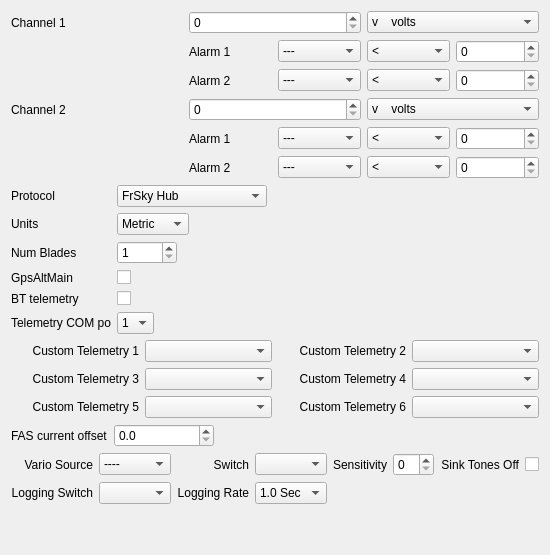
     <widget class="QWidget" name="tab">
      <attribute name="title">
       <string>FrSky</string>
      </attribute>
      <layout class="QVBoxLayout" name="verticalLayout">
       <item>
        <layout class="QGridLayout" name="gridLayout_22">
         <item row="0" column="0">
          <widget class="QLabel" name="label_104">
           <property name="text">
            <string>Channel 1</string>
           </property>
          </widget>
         </item>
         <item row="0" column="2">
          <widget class="QComboBox" name="frsky_type_0">
           <item>
            <property name="text">
             <string>v    volts</string>
            </property>
           </item>
           <item>
            <property name="text">
             <string>---  raw</string>
            </property>
           </item>
           <item>
            <property name="text">
             <string>V    volts x 2</string>
            </property>
           </item>
           <item>
            <property name="text">
             <string>A    Amps</string>
            </property>
           </item>
          </widget>
         </item>
         <item row="1" column="1" colspan="2">
          <layout class="QGridLayout" name="gridLayout_21">
           <item row="0" column="0">
            <widget class="QLabel" name="label_105">
             <property name="text">
              <string>Alarm 1</string>
             </property>
            </widget>
           </item>
           <item row="0" column="1">
            <widget class="QComboBox" name="frsky_level_0_0">
             <item>
              <property name="text">
               <string>---</string>
              </property>
             </item>
             <item>
              <property name="text">
               <string>Yellow</string>
              </property>
             </item>
             <item>
              <property name="text">
               <string>Orange</string>
              </property>
             </item>
             <item>
              <property name="text">
               <string>Red</string>
              </property>
             </item>
            </widget>
           </item>
           <item row="0" column="2">
            <widget class="QComboBox" name="frsky_gr_0_0">
             <item>
              <property name="text">
               <string>&lt;</string>
              </property>
             </item>
             <item>
              <property name="text">
               <string>&gt;</string>
              </property>
             </item>
            </widget>
           </item>
           <item row="1" column="0">
            <widget class="QLabel" name="label_109">
             <property name="text">
              <string>Alarm 2</string>
             </property>
            </widget>
           </item>
           <item row="1" column="1">
            <widget class="QComboBox" name="frsky_level_0_1">
             <item>
              <property name="text">
               <string>---</string>
              </property>
             </item>
             <item>
              <property name="text">
               <string>Yellow</string>
              </property>
             </item>
             <item>
              <property name="text">
               <string>Orange</string>
              </property>
             </item>
             <item>
              <property name="text">
               <string>Red</string>
              </property>
             </item>
            </widget>
           </item>
           <item row="1" column="2">
            <widget class="QComboBox" name="frsky_gr_0_1">
             <item>
              <property name="text">
               <string>&lt;</string>
              </property>
             </item>
             <item>
              <property name="text">
               <string>&gt;</string>
              </property>
             </item>
            </widget>
           </item>
           <item row="1" column="3">
            <widget class="QSpinBox" name="frsky_val_0_1">
             <property name="maximum">
              <number>255</number>
             </property>
            </widget>
           </item>
           <item row="0" column="3">
            <widget class="QSpinBox" name="frsky_val_0_0">
             <property name="maximum">
              <number>255</number>
             </property>
            </widget>
           </item>
          </layout>
         </item>
         <item row="0" column="1">
          <widget class="QSpinBox" name="frsky_ratio_0">
           <property name="maximum">
            <number>255</number>
           </property>
          </widget>
         </item>
        </layout>
       </item>
       <item>
        <layout class="QGridLayout" name="gridLayout_23">
         <item row="0" column="0">
          <widget class="QLabel" name="label_110">
           <property name="text">
            <string>Channel 2</string>
           </property>
          </widget>
         </item>
         <item row="0" column="2">
          <widget class="QComboBox" name="frsky_type_1">
           <item>
            <property name="text">
             <string>v    volts</string>
            </property>
           </item>
           <item>
            <property name="text">
             <string>---   raw</string>
            </property>
           </item>
           <item>
            <property name="text">
             <string>V     volts x 2</string>
            </property>
           </item>
           <item>
            <property name="text">
             <string>A     Amps</string>
            </property>
           </item>
          </widget>
         </item>
         <item row="1" column="1" colspan="2">
          <layout class="QGridLayout" name="gridLayout_24">
           <item row="0" column="0">
            <widget class="QLabel" name="label_111">
             <property name="text">
              <string>Alarm 1</string>
             </property>
            </widget>
           </item>
           <item row="0" column="1">
            <widget class="QComboBox" name="frsky_level_1_0">
             <item>
              <property name="text">
               <string>---</string>
              </property>
             </item>
             <item>
              <property name="text">
               <string>Yellow</string>
              </property>
             </item>
             <item>
              <property name="text">
               <string>Orange</string>
              </property>
             </item>
             <item>
              <property name="text">
               <string>Red</string>
              </property>
             </item>
            </widget>
           </item>
           <item row="0" column="2">
            <widget class="QComboBox" name="frsky_gr_1_0">
             <item>
              <property name="text">
               <string>&lt;</string>
              </property>
             </item>
             <item>
              <property name="text">
               <string>&gt;</string>
              </property>
             </item>
            </widget>
           </item>
           <item row="1" column="0">
            <widget class="QLabel" name="label_112">
             <property name="text">
              <string>Alarm 2</string>
             </property>
            </widget>
           </item>
           <item row="1" column="1">
            <widget class="QComboBox" name="frsky_level_1_1">
             <item>
              <property name="text">
               <string>---</string>
              </property>
             </item>
             <item>
              <property name="text">
               <string>Yellow</string>
              </property>
             </item>
             <item>
              <property name="text">
               <string>Orange</string>
              </property>
             </item>
             <item>
              <property name="text">
               <string>Red</string>
              </property>
             </item>
            </widget>
           </item>
           <item row="1" column="2">
            <widget class="QComboBox" name="frsky_gr_1_1">
             <item>
              <property name="text">
               <string>&lt;</string>
              </property>
             </item>
             <item>
              <property name="text">
               <string>&gt;</string>
              </property>
             </item>
            </widget>
           </item>
           <item row="1" column="3">
            <widget class="QSpinBox" name="frsky_val_1_1">
             <property name="maximum">
              <number>255</number>
             </property>
            </widget>
           </item>
           <item row="0" column="3">
            <widget class="QSpinBox" name="frsky_val_1_0">
             <property name="maximum">
              <number>255</number>
             </property>
            </widget>
           </item>
          </layout>
         </item>
         <item row="0" column="1">
          <widget class="QSpinBox" name="frsky_ratio_1">
           <property name="maximum">
            <number>255</number>
           </property>
          </widget>
         </item>
        </layout>
       </item>
       <item>
        <layout class="QFormLayout" name="formLayout_3">
         <property name="sizeConstraint">
          <enum>QLayout::SetDefaultConstraint</enum>
         </property>
         <property name="fieldGrowthPolicy">
          <enum>QFormLayout::FieldsStayAtSizeHint</enum>
         </property>
         <property name="verticalSpacing">
          <number>6</number>
         </property>
         <item row="0" column="0">
          <widget class="QLabel" name="label_122">
           <property name="maximumSize">
            <size>
             <width>100</width>
             <height>16777215</height>
            </size>
           </property>
           <property name="text">
            <string>Protocol</string>
           </property>
          </widget>
         </item>
         <item row="0" column="1">
          <widget class="QComboBox" name="HubComboBox">
           <property name="maximumSize">
            <size>
             <width>150</width>
             <height>16777215</height>
            </size>
           </property>
           <property name="maxVisibleItems">
            <number>2</number>
           </property>
           <item>
            <property name="text">
             <string>FrSky Hub</string>
            </property>
           </item>
           <item>
            <property name="text">
             <string>WingShadow How High</string>
            </property>
           </item>
          </widget>
         </item>
         <item row="1" column="0">
          <widget class="QLabel" name="label_123">
           <property name="maximumSize">
            <size>
             <width>100</width>
             <height>16777215</height>
            </size>
           </property>
           <property name="text">
            <string>Units</string>
           </property>
          </widget>
         </item>
         <item row="1" column="1">
          <widget class="QComboBox" name="UnitsComboBox">
           <property name="maximumSize">
            <size>
             <width>150</width>
             <height>16777215</height>
            </size>
           </property>
           <property name="maxVisibleItems">
            <number>2</number>
           </property>
           <item>
            <property name="text">
             <string>Metric</string>
            </property>
           </item>
           <item>
            <property name="text">
             <string>Imperial</string>
            </property>
           </item>
          </widget>
         </item>
         <item row="2" column="0">
          <widget class="QLabel" name="label_124">
           <property name="maximumSize">
            <size>
             <width>100</width>
             <height>16777215</height>
            </size>
           </property>
           <property name="text">
            <string>Num Blades</string>
           </property>
          </widget>
         </item>
         <item row="2" column="1">
          <widget class="QSpinBox" name="BladesSpinBox">
           <property name="minimumSize">
            <size>
             <width>60</width>
             <height>0</height>
            </size>
           </property>
           <property name="maximumSize">
            <size>
             <width>150</width>
             <height>16777215</height>
            </size>
           </property>
           <property name="minimum">
            <number>1</number>
           </property>
           <property name="maximum">
            <number>150</number>
           </property>
          </widget>
         </item>
         <item row="4" column="0">
          <widget class="QLabel" name="label_125">
           <property name="maximumSize">
            <size>
             <width>100</width>
             <height>16777215</height>
            </size>
           </property>
           <property name="text">
            <string>GpsAltMain</string>
           </property>
          </widget>
         </item>
         <item row="4" column="1">
          <widget class="QCheckBox" name="GpsAltMain">
           <property name="maximumSize">
            <size>
             <width>50</width>
             <height>16777215</height>
            </size>
           </property>
           <property name="layoutDirection">
            <enum>Qt::LeftToRight</enum>
           </property>
           <property name="text">
            <string/>
           </property>
          </widget>
         </item>
         <item row="5" column="0">
          <widget class="QLabel" name="label_168">
           <property name="maximumSize">
            <size>
             <width>100</width>
             <height>16777215</height>
            </size>
           </property>
           <property name="text">
            <string>BT telemetry</string>
           </property>
          </widget>
         </item>
         <item row="5" column="1">
          <widget class="QCheckBox" name="BT_telemetry">
           <property name="maximumSize">
            <size>
             <width>50</width>
             <height>16777215</height>
            </size>
           </property>
           <property name="layoutDirection">
            <enum>Qt::LeftToRight</enum>
           </property>
           <property name="text">
            <string/>
           </property>
          </widget>
         </item>
         <item row="6" column="0">
          <widget class="QLabel" name="label_167">
           <property name="maximumSize">
            <size>
             <width>100</width>
             <height>16777215</height>
            </size>
           </property>
           <property name="text">
            <string>Telemetry COM port</string>
           </property>
          </widget>
         </item>
         <item row="6" column="1">
          <widget class="QComboBox" name="COMportCB">
           <property name="maximumSize">
            <size>
             <width>150</width>
             <height>16777215</height>
            </size>
           </property>
           <property name="maxVisibleItems">
            <number>2</number>
           </property>
           <item>
            <property name="text">
             <string>1</string>
            </property>
           </item>
           <item>
            <property name="text">
             <string>2</string>
            </property>
           </item>
          </widget>
         </item>
        </layout>
       </item>
       <item>
        <layout class="QGridLayout" name="gridLayout_25" columnstretch="0,0,0,0">
         <item row="0" column="0">
          <widget class="QLabel" name="label_86">
           <property name="text">
            <string>Custom Telemetry 1</string>
           </property>
           <property name="alignment">
            <set>Qt::AlignRight|Qt::AlignTrailing|Qt::AlignVCenter</set>
           </property>
          </widget>
         </item>
         <item row="2" column="0">
          <widget class="QLabel" name="label_88">
           <property name="text">
            <string>Custom Telemetry 3</string>
           </property>
           <property name="alignment">
            <set>Qt::AlignRight|Qt::AlignTrailing|Qt::AlignVCenter</set>
           </property>
          </widget>
         </item>
         <item row="4" column="0">
          <widget class="QLabel" name="label_89">
           <property name="text">
            <string>Custom Telemetry 5</string>
           </property>
           <property name="alignment">
            <set>Qt::AlignRight|Qt::AlignTrailing|Qt::AlignVCenter</set>
           </property>
          </widget>
         </item>
         <item row="0" column="2">
          <widget class="QLabel" name="label_87">
           <property name="text">
            <string>Custom Telemetry 2</string>
           </property>
           <property name="alignment">
            <set>Qt::AlignRight|Qt::AlignTrailing|Qt::AlignVCenter</set>
           </property>
          </widget>
         </item>
         <item row="2" column="2">
          <widget class="QLabel" name="label_90">
           <property name="text">
            <string>Custom Telemetry 4</string>
           </property>
           <property name="alignment">
            <set>Qt::AlignRight|Qt::AlignTrailing|Qt::AlignVCenter</set>
           </property>
          </widget>
         </item>
         <item row="4" column="2">
          <widget class="QLabel" name="label_91">
           <property name="text">
            <string>Custom Telemetry 6</string>
           </property>
           <property name="alignment">
            <set>Qt::AlignRight|Qt::AlignTrailing|Qt::AlignVCenter</set>
           </property>
          </widget>
         </item>
         <item row="0" column="1">
          <widget class="QComboBox" name="Ct1"/>
         </item>
         <item row="0" column="3">
          <widget class="QComboBox" name="Ct2"/>
         </item>
         <item row="2" column="1">
          <widget class="QComboBox" name="Ct3"/>
         </item>
         <item row="2" column="3">
          <widget class="QComboBox" name="Ct4"/>
         </item>
         <item row="4" column="1">
          <widget class="QComboBox" name="Ct5"/>
         </item>
         <item row="4" column="3">
          <widget class="QComboBox" name="Ct6"/>
         </item>
        </layout>
       </item>
       <item>
        <layout class="QFormLayout" name="formLayout_4">
         <property name="fieldGrowthPolicy">
          <enum>QFormLayout::AllNonFixedFieldsGrow</enum>
         </property>
         <item row="0" column="0">
          <widget class="QLabel" name="label_178">
           <property name="maximumSize">
            <size>
             <width>100</width>
             <height>16777215</height>
            </size>
           </property>
           <property name="text">
            <string>FAS current offset</string>
           </property>
          </widget>
         </item>
         <item row="0" column="1">
          <widget class="QDoubleSpinBox" name="FASoffsetSB">
           <property name="maximumSize">
            <size>
             <width>100</width>
             <height>16777215</height>
            </size>
           </property>
           <property name="decimals">
            <number>1</number>
           </property>
           <property name="maximum">
            <double>1.500000000000000</double>
           </property>
           <property name="singleStep">
            <double>0.100000000000000</double>
           </property>
          </widget>
         </item>
        </layout>
       </item>
       <item>
        <layout class="QGridLayout" name="gridLayout_9">
         <item row="0" column="0">
          <widget class="QLabel" name="label_1611">
           <property name="maximumSize">
            <size>
             <width>100</width>
             <height>16777215</height>
            </size>
           </property>
           <property name="text">
            <string>Vario Source</string>
           </property>
           <property name="alignment">
            <set>Qt::AlignRight|Qt::AlignTrailing|Qt::AlignVCenter</set>
           </property>
          </widget>
         </item>
         <item row="0" column="1">
          <widget class="QComboBox" name="VarioSourceCB">
           <item>
            <property name="text">
             <string>----</string>
            </property>
           </item>
           <item>
            <property name="text">
             <string>Vspd</string>
            </property>
           </item>
           <item>
            <property name="text">
             <string>A2</string>
            </property>
           </item>
          </widget>
         </item>
         <item row="0" column="2">
          <widget class="QLabel" name="label_1621">
           <property name="maximumSize">
            <size>
             <width>100</width>
             <height>16777215</height>
            </size>
           </property>
           <property name="text">
            <string>Switch</string>
           </property>
           <property name="alignment">
            <set>Qt::AlignRight|Qt::AlignTrailing|Qt::AlignVCenter</set>
           </property>
          </widget>
         </item>
         <item row="0" column="3">
          <widget class="QComboBox" name="VarioSwitchCB"/>
         </item>
         <item row="0" column="4">
          <widget class="QLabel" name="label_1631">
           <property name="maximumSize">
            <size>
             <width>100</width>
             <height>16777215</height>
            </size>
           </property>
           <property name="text">
            <string>Sensitivity</string>
           </property>
           <property name="alignment">
            <set>Qt::AlignRight|Qt::AlignTrailing|Qt::AlignVCenter</set>
           </property>
          </widget>
         </item>
         <item row="0" column="5">
          <widget class="QSpinBox" name="VarioSensitivitySB">
           <property name="maximum">
            <number>50</number>
           </property>
          </widget>
         </item>
         <item row="0" column="7">
          <widget class="QCheckBox" name="SinkTonesOff">
           <property name="maximumSize">
            <size>
             <width>50</width>
             <height>16777215</height>
            </size>
           </property>
           <property name="layoutDirection">
            <enum>Qt::LeftToRight</enum>
           </property>
           <property name="text">
            <string/>
           </property>
          </widget>
         </item>
         <item row="0" column="6">
          <widget class="QLabel" name="label_1651">
           <property name="maximumSize">
            <size>
             <width>100</width>
             <height>16777215</height>
            </size>
           </property>
           <property name="text">
            <string>Sink Tones Off</string>
           </property>
           <property name="alignment">
            <set>Qt::AlignRight|Qt::AlignTrailing|Qt::AlignVCenter</set>
           </property>
          </widget>
         </item>
         <item row="1" column="0">
          <widget class="QLabel" name="label_1612">
           <property name="maximumSize">
            <size>
             <width>100</width>
             <height>16777215</height>
            </size>
           </property>
           <property name="text">
            <string>Logging Switch</string>
           </property>
           <property name="alignment">
            <set>Qt::AlignRight|Qt::AlignTrailing|Qt::AlignVCenter</set>
           </property>
          </widget>
         </item>
         <item row="1" column="1">
          <widget class="QComboBox" name="LogSwitchCB"/>
         </item>
         <item row="1" column="2">
          <widget class="QLabel" name="label_1622">
           <property name="maximumSize">
            <size>
             <width>100</width>
             <height>16777215</height>
            </size>
           </property>
           <property name="text">
            <string>Logging Rate</string>
           </property>
           <property name="alignment">
            <set>Qt::AlignRight|Qt::AlignTrailing|Qt::AlignVCenter</set>
           </property>
          </widget>
         </item>
         <item row="1" column="3">
          <widget class="QComboBox" name="LogRateCB">
           <item>
            <property name="text">
             <string>1.0 Sec</string>
            </property>
           </item>
           <item>
            <property name="text">
             <string>2.0 Sec</string>
            </property>
           </item>
          </widget>
         </item>
        </layout>
       </item>
       <item>
        <spacer name="verticalSpacer_2">
         <property name="orientation">
          <enum>Qt::Vertical</enum>
         </property>
         <property name="sizeHint" stdset="0">
          <size>
           <width>20</width>
           <height>40</height>
          </size>
         </property>
        </spacer>
       </item>
      </layout>
     </widget>
